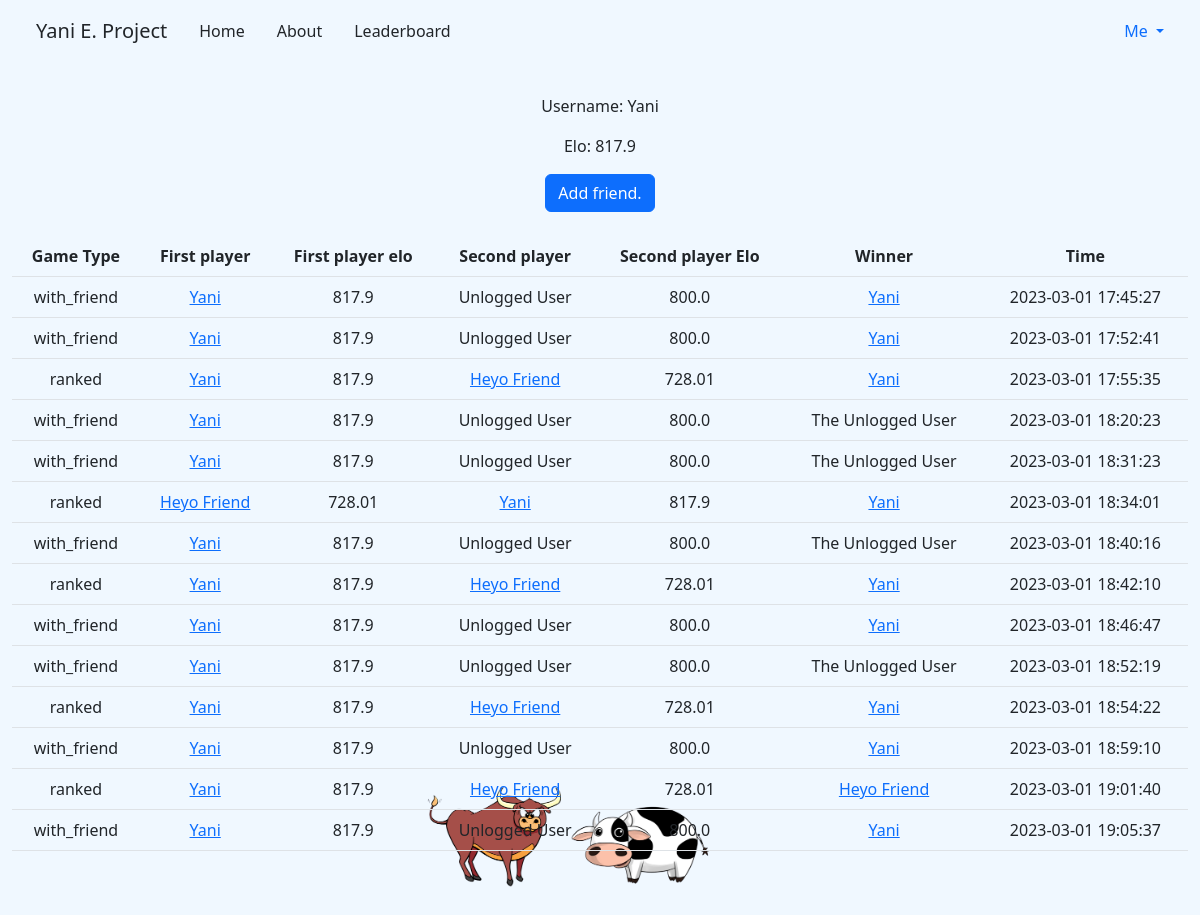
The app's page /user/23 (signed in) with its own data.
### tables this page shows
CREATE TABLE user (id INTEGER UNIQUE PRIMARY KEY AUTOINCREMENT NOT NULL, hash TEXT NOT NULL, username TEXT NOT NULL, email VARCHAR(320),
elo FLOAT(6,2) NOT NULL);

CREATE TABLE games (game_id INTEGER UNIQUE PRIMARY KEY AUTOINCREMENT NOT NULL, player1_id INTEGER, player1_elo SMALLINT, player2_id INTEGER, player2_elo SMALLINT, winner_id INTEGER, time DATETIME, game_type TINYTEXT, player1_num VARCHAR(5), player2_num VARCHAR(5), gameid_of_gametype INTEGER);

### app.py (the view, shortened to what this page needs)
@app.route('/user/<int:user_id>', methods=['GET', 'POST'])
def profile(user_id):
  user = db.execute("SELECT * FROM user WHERE id = ?", user_id)
  if len(user) == 0:
    return apology("There is no such user!", 403)
  data = db.execute("SELECT g.game_type AS type, g.time AS game_time, u1.username AS username1, u1.id AS id1, u1.elo AS elo1, u2.username AS username2, u2.id AS id2, u2.elo AS elo2, w.username AS winner_username, g.winner_id AS winners_id FROM games AS g INNER JOIN user AS u1 ON g.player1_id = u1.id INNER JOIN user AS u2 ON g.player2_id = u2.id INNER JOIN user AS w ON g.winner_id = w.id WHERE g.player1_id = ? OR g.player2_id = ?", user_id, user_id)
  elo = db.execute("SELECT * FROM user WHERE id = ?", user_id)
  friends = db.execute("SELECT * FROM friends_list WHERE list_owner_id = ? AND friends_id = ?", session['user_id'], user_id)
  return render_template('user_profile.html', data=data, elo=elo, user_id=user_id, friends=len(friends))

### templates/user_profile.html (shortened to what this page needs)
{% extends "layout.html" %}
{% block main %}
  <p> Username: {{ elo[0]['username'] }}</p>
  <p> Elo: {{ elo[0]['elo'] }}</p>
  {% if user_id != session['user_id'] %}
    {% if friends == 0 %}
      <form action="/user/{{ user_id }}" method="post">
        <button class="btn btn-primary" type="submit">Add friend.</button>
      </form>
    {% elif friends == 1 %}
    <form action="/user/{{ user_id }}" method="post">
      <input type = "hidden" name = "add_or_remove" value = "remove" />
      <button class="btn btn-primary" type="submit">Already friends. Remove.</button>
    </form>
    {% endif %}
  {% endif %}
  <table class="table">
    <thead>
      <tr>
        <th> Game Type</th>
        <th> First player </th>
        <th> First player elo </th>
        <th> Second player </th>
        <th> Second player Elo</th>
        <th> Winner </th>
        <th> Time </th>
      </tr>
    </thead>
    <tbody>
      {% for game in data %}
        <tr>
          <td>{{ game['type'] }}</td>
          {% if game['id1'] == 0 %}
            <td> Bot </td>
          {% elif game['id1'] == -1 %}
            <td> Unlogged User </td>
          {% else %}
            <td><a href="{{ url_for('profile', user_id=game['id1']) }}"> {{ game['username1'] }} </a></td>
          {% endif %}
          <td>{{ game['elo1'] }}</td>
          {% if game['id2'] == 0 %}
            <td> Bot </td>
          {% elif game['id2'] == -1 %}
            <td> Unlogged User </td>
          {% else %}
            <td><a href="{{ url_for('profile', user_id=game['id2']) }}"> {{ game['username2'] }} </a></td>
          {% endif %}
          <td>{{ game['elo2'] }}</td>
          {% if game['winners_id'] is defined %}
            {% if game['winners_id'] == 0 %}
              <td> The Bot </td>
            {% elif game['winners_id'] == -1 %}
              <td> The Unlogged User </td>
            {% else %}
              <td><a href="{{ url_for('profile', user_id=game['winners_id']) }}"> {{ game['winner_username'] }}</a></td>
            {% endif %}
          {% else %}
            <td> No winner recorded.</td>
          {% endif %}
          {% if game['game_time'] %}
            <td>{{ game['game_time'] }}</td>
          {% endif %}
        </tr>
      {% endfor %}
    </tbody>
  </table>
{% endblock %}

### static/styles.css (style rules this page uses)
body { background-color:aliceblue; }

### records on screen
user: username "Yani", elo "817.9"
games: type "with_friend", username1 "Yani", elo1 "817.9", shows "Unlogged User", elo2 "800.0", winner_username "Yani", game_time "2023-03-01 17:45:27"
games: type "with_friend", username1 "Yani", elo1 "817.9", shows "Unlogged User", elo2 "800.0", winner_username "Yani", game_time "2023-03-01 17:52:41"
games: type "ranked", username1 "Yani", elo1 "817.9", username2 "Heyo Friend", elo2 "728.01", winner_username "Yani", game_time "2023-03-01 17:55:35"
games: type "with_friend", username1 "Yani", elo1 "817.9", shows "Unlogged User", elo2 "800.0", winner_id "The Unlogged User", game_time "2023-03-01 18:20:23"
games: type "with_friend", username1 "Yani", elo1 "817.9", shows "Unlogged User", elo2 "800.0", winner_id "The Unlogged User", game_time "2023-03-01 18:31:23"
games: type "ranked", username1 "Heyo Friend", elo1 "728.01", username2 "Yani", elo2 "817.9", winner_username "Yani", game_time "2023-03-01 18:34:01"
games: type "with_friend", username1 "Yani", elo1 "817.9", shows "Unlogged User", elo2 "800.0", winner_id "The Unlogged User", game_time "2023-03-01 18:40:16"
games: type "ranked", username1 "Yani", elo1 "817.9", username2 "Heyo Friend", elo2 "728.01", winner_username "Yani", game_time "2023-03-01 18:42:10"
games: type "with_friend", username1 "Yani", elo1 "817.9", shows "Unlogged User", elo2 "800.0", winner_username "Yani", game_time "2023-03-01 18:46:47"
games: type "with_friend", username1 "Yani", elo1 "817.9", shows "Unlogged User", elo2 "800.0", winner_id "The Unlogged User", game_time "2023-03-01 18:52:19"
games: type "ranked", username1 "Yani", elo1 "817.9", username2 "Heyo Friend", elo2 "728.01", winner_username "Yani", game_time "2023-03-01 18:54:22"
games: type "with_friend", username1 "Yani", elo1 "817.9", shows "Unlogged User", elo2 "800.0", winner_username "Yani", game_time "2023-03-01 18:59:10"
games: type "ranked", username1 "Yani", elo1 "817.9", username2 "Heyo Friend", elo2 "728.01", winner_username "Heyo Friend", game_time "2023-03-01 19:01:40"
games: type "with_friend", username1 "Yani", elo1 "817.9", shows "Unlogged User", elo2 "800.0", winner_username "Yani", game_time "2023-03-01 19:05:37"

### other values on screen
{{ session["user_username"] }} "Me"
